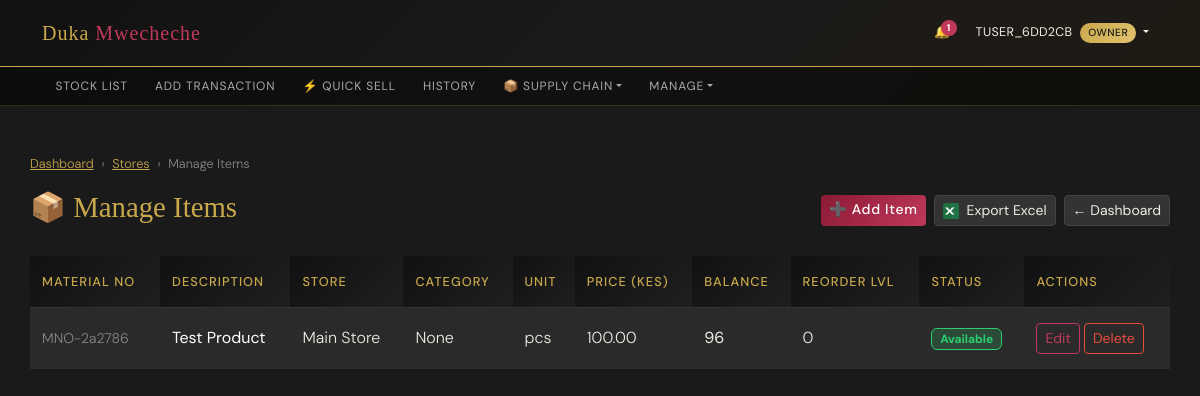
The page /stock/manage/ (signed in) on the database its author committed.
### core/models.py (models this page shows, shortened)
class Item(models.Model):
    store = models.ForeignKey(Store, on_delete=models.CASCADE, related_name='items')
    material_no = models.CharField(max_length=20, unique=True)
    description = models.CharField(max_length=200)
    unit = models.CharField(max_length=20)
    category = models.ForeignKey('Category', on_delete=models.SET_NULL, null=True, blank=True, related_name='items')
    tags = models.JSONField(default=list, blank=True)
    opening_bin_balance = models.IntegerField(default=0)
    opening_physical = models.IntegerField(default=0)
    reorder_quantity = models.IntegerField(default=0)
    reorder_level = models.IntegerField(default=0)
    lead_time_days = models.IntegerField(default=7, help_text='Expected supplier lead time (days)')
    safety_days = models.IntegerField(default=2, help_text='Safety stock expressed as days of cover')
    business = models.ForeignKey('accounts.Business', on_delete=models.CASCADE, related_name='items', null=True, blank=True)
    selling_price = models.DecimalField(max_digits=12, decimal_places=2, null=True, blank=True)
    cost_price = models.DecimalField(max_digits=12, decimal_places=2, null=True, blank=True)
    currency = models.CharField(max_length=3, default='KES', editable=False)
    def current_balance(self):
        total_movement = self.transactions.aggregate(models.Sum('qty'))['qty__sum'] or 0
        return self.opening_bin_balance + total_movement
    def avg_daily_issues(self, window_days=30):
        since = timezone.now().date() - datetime.timedelta(days=window_days)
        total = self.transactions.filter(type='Issue', date__gte=since).aggregate(models.Sum('qty'))['qty__sum'] or 0
        total = abs(total)
        try:
            return float(total) / float(window_days) if window_days else 0.0
        except Exception:
            return 0.0
    def lead_time_demand(self):
        return int(round(self.avg_daily_issues() * (self.lead_time_days or 0)))
    def safety_stock(self):
        return int(round(self.avg_daily_issues() * (self.safety_days or 0)))
    def reorder_point(self):
        return int(round(self.lead_time_demand() + self.safety_stock()))
    def on_order(self):
        try:
            from django.apps import apps
            PurchaseOrderLine = apps.get_model('core', 'PurchaseOrderLine')
        except Exception:
            PurchaseOrderLine = None
        if not PurchaseOrderLine:
            return 0
        qs = PurchaseOrderLine.objects.filter(item=self, po__status__in=['draft', 'ordered', 'part_received'])
        ordered = qs.aggregate(total=models.Sum('quantity_ordered'))['total'] or 0
        received = qs.aggregate(total=models.Sum('quantity_received'))['total'] or 0
        try:
            return max(0, int(ordered - received))
        except Exception:
            return 0
    def needs_reorder(self):
        try:
            return (self.current_balance() + self.on_order()) <= max(self.reorder_level or 0, self.reorder_point())
        except Exception:
            return self.current_balance() <= self.reorder_level

class Store(models.Model):
    business = models.ForeignKey('accounts.Business', on_delete=models.CASCADE, related_name='stores')
    name = models.CharField(max_length=100)
    suitable_for_types = models.ManyToManyField(BusinessType, related_name='suitable_stores', blank=True)

### core/views.py (the view)
# urls.py: path('stock/manage/', manage_items, name='manage_items'),
@login_required
@owner_required
def manage_items(request):
    user_profile = request.user.userprofile
    items = Item.objects.filter(
        business=user_profile.business
    ).select_related('store').order_by('store__name', 'description')
    context = {
        'items': items,
        'today': timezone.now().strftime("%B %d, %Y"),
    }
    return render(request, 'core/manage_items.html', context)

### templates/core/manage_items.html (shortened to what this page needs)
{% extends "base.html" %}
{% load i18n %}
{% block content %}
<nav style="font-size:0.8rem; color:var(--muted); margin-bottom:1rem;">
    <a href="{% url 'home' %}" style="color:var(--gold)">{% trans 'Dashboard' %}</a>
    <span class="mx-1">›</span>
    <a href="{% url 'manage_stores' %}" style="color:var(--gold)">{% trans 'Stores' %}</a>
    <span class="mx-1">›</span>
    <span>{% trans 'Manage Items' %}</span>
</nav>
<div class="manage-header">
    <h2 class="page-title">📦 {% trans 'Manage Items' %}</h2>
    <div class="d-flex gap-2 flex-wrap">
        <a href="{% url 'add_item' %}" class="btn btn-primary btn-sm">➕ {% trans 'Add Item' %}</a>
        <a href="{% url 'export_stock' %}" class="btn btn-secondary btn-sm d-flex align-items-center gap-2">
            <svg width="16" height="16" viewBox="0 0 16 16" fill="none">
                <rect width="16" height="16" rx="2" fill="#1D6F42"/>
                <rect x="8" width="8" height="16" rx="2" fill="#217346"/>
                <path d="M2 4.5L5.5 8L2 11.5H4.5L6.75 9L9 11.5H11.5L8 8L11.5 4.5H9L6.75 7L4.5 4.5H2Z" fill="white"/>
            </svg>
            {% trans 'Export Excel' %}
        </a>
        <a href="{% url 'home' %}" class="btn btn-secondary btn-sm">← {% trans 'Dashboard' %}</a>
    </div>
</div>
{% if items %}
<div class="table-responsive">
    <table class="table table-hover align-middle">
        <thead>
            <tr>
                <th>{% trans 'Material No' %}</th>
                <th>{% trans 'Description' %}</th>
                <th>{% trans 'Store' %}</th>
                <th>{% trans 'Category' %}</th>
                <th>{% trans 'Unit' %}</th>
                <th>{% trans 'Price (KES)' %}</th>
                <th>{% trans 'Balance' %}</th>
                <th>{% trans 'Reorder Lvl' %}</th>
                <th>{% trans 'Status' %}</th>
                <th>{% trans 'Actions' %}</th>
            </tr>
        </thead>
        <tbody>
            {% for item in items %}
            <tr>
                <td><small style="color:var(--muted)">{{ item.material_no }}</small></td>
                <td><strong style="color:#ffffff !important; opacity: 1;">{{ item.description }}</strong></td>
                <td style="color:var(--muted)">{{ item.store.name }}</td>
                <td>{{ item.category }}</td>
                <td>{{ item.unit }}</td>
                <td style="color:var(--gold)">
                    {% if item.selling_price %}{{ item.selling_price }}
                    {% else %}<span style="color:var(--muted)">—</span>{% endif %}
                </td>
                <td><strong>{{ item.current_balance }}</strong></td>
                <td>{{ item.reorder_level }}</td>
                <td>
                    {% if item.current_balance <= 0 %}
                        <span class="badge bg-danger">{% trans 'Out of Stock' %}</span>
                    {% elif item.needs_reorder %}
                        <span class="badge bg-warning">{% trans 'Reorder' %}</span>
                    {% else %}
                        <span class="badge bg-success">{% trans 'Available' %}</span>
                    {% endif %}
                </td>
                <td>
                    <div class="d-flex gap-1">
                        <a href="{% url 'edit_item' item.id %}"
                           class="btn btn-sm btn-outline-primary">{% trans 'Edit' %}</a>
                        <a href="{% url 'delete_item' item.id %}"
                           class="btn btn-sm btn-outline-danger">{% trans 'Delete' %}</a>
                    </div>
                </td>
            </tr>
            {% endfor %}
        </tbody>
    </table>
</div>
{% else %}
<div class="empty-state">
    <h5>{% trans 'No items yet' %}</h5>
    <p>{% trans 'Start by adding your first stock item' %}</p>
    <a href="{% url 'add_item' %}" class="btn btn-primary mt-2">➕ {% trans 'Add First Item' %}</a>
</div>
{% endif %}
{% endblock %}

### templates/base.html (shortened to what this page needs)
{% load i18n %}<!DOCTYPE html>
<html lang="{{ LANGUAGE_CODE|default:'en' }}">
<head>
    {% load django_bootstrap5 %}
    {% bootstrap_css %}
</head>
<body class="{% if LANGUAGE_CODE != 'en' %}lang-translated{% endif %}{% if user.is_authenticated %} auth-body{% else %} guest-body{% endif %}">
    <header class="site-header">
        <nav class="navbar navbar-expand-lg {% if user.is_authenticated %}navbar-auth{% else %}navbar-guest{% endif %}">
            <div class="container">
                <a class="navbar-brand" href="{% if user.is_authenticated %}{% if user.userprofile.is_rider %}{% url 'rider_dashboard' %}{% elif user.userprofile.is_supplier %}{% url 'supplier_dashboard' %}{% else %}{% url 'home' %}{% endif %}{% else %}{% url 'home' %}{% endif %}">
                    Duka <span>Mwecheche</span>
                </a>
                <div class="collapse navbar-collapse" id="navbarNav">
                    {% if user.is_authenticated %}
                    <ul class="navbar-nav ms-auto align-items-center gap-2">
                        <li class="nav-item">
                            <a href="{% url 'notifications' %}" class="nav-link position-relative"
                               style="padding: 0.4rem 0.6rem;">
                                🔔
                                <span id="notif-badge"
                                      style="position:absolute; top:2px; right:2px;
                                             background:var(--raspberry); color:white;
                                             border-radius:50%; font-size:0.6rem;
                                             width:16px; height:16px;
                                             display:none; align-items:center;
                                             justify-content:center; font-weight:700;">
                                </span>
                            </a>
                        </li>
                        <li class="nav-item dropdown">
                            <a class="nav-link dropdown-toggle" href="#" data-bs-toggle="dropdown">
                                {{ user.username }}
                                {% if user.userprofile.is_owner %}
                                    <span class="badge-role badge-owner ms-1">{% trans 'Owner' %}</span>
                                {% elif user.userprofile.is_rider %}
                                    <span class="badge-role badge-rider ms-1">{% trans 'Rider' %}</span>
                                {% elif user.userprofile.is_supplier %}
                                    <span class="badge-role badge-supplier ms-1">{% trans 'Supplier' %}</span>
                                {% else %}
                                    <span class="badge-role badge-staff ms-1">{% trans 'Staff' %}</span>
                                {% endif %}
                            </a>
                        </li>
                    </ul>
                    {% endif %}
                </div>
            </div>
        </nav>
        <div class="secondary-header d-none d-lg-flex align-items-center">
            <div class="container d-flex align-items-center">
                {% if user.is_authenticated %}
                    {% if user.userprofile.is_rider %}
                    <ul class="navbar-nav flex-row">
                        <li class="nav-item"><a class="nav-link" href="{% url 'rider_dashboard' %}">🏍️ {% trans 'Dashboard' %}</a></li>
                        <li class="nav-item"><a class="nav-link" href="{% url 'notifications' %}">🔔 {% trans 'Notifications' %}</a></li>
                    </ul>
                    {% else %}
                    <ul class="navbar-nav flex-row">
                        <li class="nav-item"><a class="nav-link" href="{% url 'stock_list' %}">{% trans 'Stock List' %}</a></li>
                        <li class="nav-item"><a class="nav-link" href="{% url 'add_transaction' %}">{% trans 'Add Transaction' %}</a></li>
                        <li class="nav-item"><a class="nav-link" href="{% url 'quick_sell' %}">⚡ {% trans 'Quick Sell' %}</a></li>
                        <li class="nav-item"><a class="nav-link" href="{% url 'transaction_history' %}">{% trans 'History' %}</a></li>
                        <li class="nav-item dropdown">
                            <a class="nav-link dropdown-toggle" href="#" data-bs-toggle="dropdown">📦 {% trans 'Supply Chain' %}</a>
                        </li>
                        <li class="nav-item dropdown">
                            <a class="nav-link dropdown-toggle" href="#" data-bs-toggle="dropdown">{% trans 'Manage' %}</a>
                        </li>
                    </ul>
                    {% endif %}
                {% endif %}
            </div>
        </div>
    </header>
    <div class="container main-content">
        {% block content %}
        {% endblock %}
    </div>
</body>
</html>

### rows shown on the page
Item: material_no "MNO-2a2786", description "Test Product", store.name "Main Store", category "None", unit "pcs", selling_price "100.00", current_balance "96", reorder_level "0"

### other values the page prints
{{ user.username }} "TUSER_6DD2CB"
